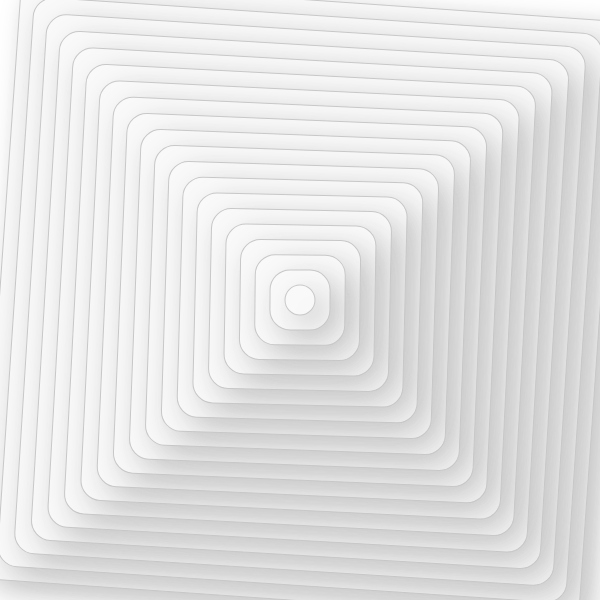
Frame 1 (no input)
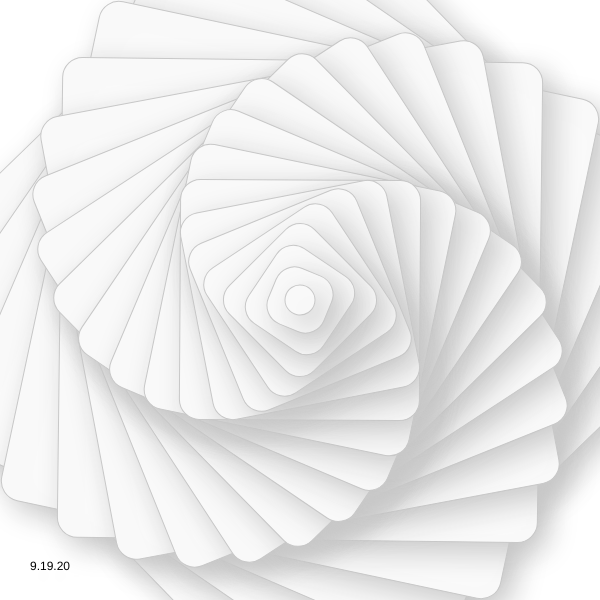
Frame 60 (no input)
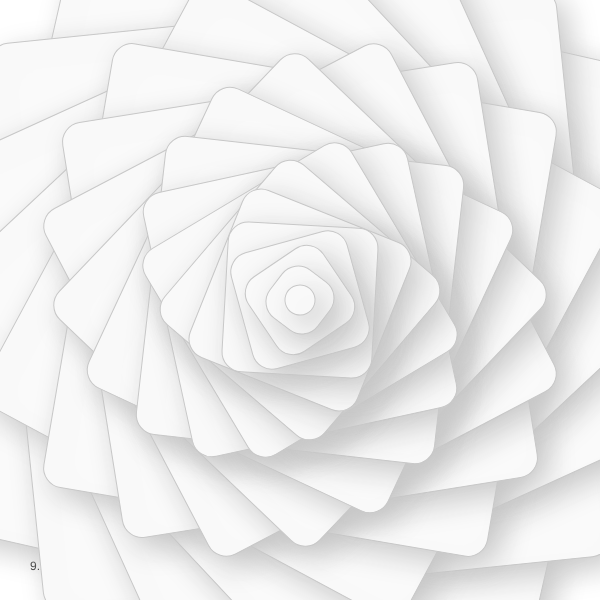
Frame 120 (the mouse pressed at the canvas centre since frame 60)

The p5.js sketch that drew these frames (run headless with seeded random() and noise() and a simulated clock; from frame 60 on, the mouse is pressed at the canvas centre):

// p5.js sketch
// ── sketch.js
const num = 20
let counter = 0

function setup() {
  createCanvas(600, 600);
  rectMode(CENTER)
  drawingContext.shadowOffsetX = 10;
  drawingContext.shadowOffsetY = 10;
  drawingContext.shadowBlur = 30;
  drawingContext.shadowColor = color(200)
  noStroke();
  fill(255);
}

function draw() {
  background(255)
  fill(0)
  text("9.19.20", 30, height-30)
  fill(250)
  translate(width / 2, height / 2)
  for (let i = num; i > 0; --i) {
    push()
    rotate(radians(sin(frameCount / 100) * i) * 20)
    const s = width / num * i
    stroke(200)
    rect(0, 0, s, s, 20, 20)
    pop()
  }
}
